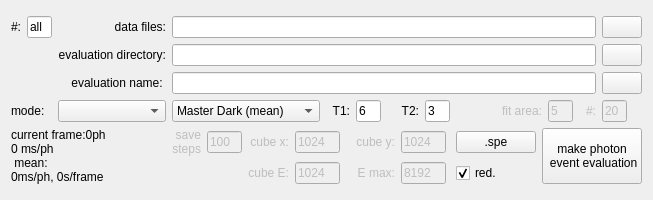
           <widget class="QWidget" name="widget_6" native="true">
            <property name="minimumSize">
             <size>
              <width>550</width>
              <height>200</height>
             </size>
            </property>
            <layout class="QVBoxLayout" name="verticalLayout_5">
             <item>
              <layout class="QGridLayout" name="gridLayout_2">
               <item row="3" column="0" colspan="2">
                <widget class="QLabel" name="label_11">
                 <property name="text">
                  <string>mode:</string>
                 </property>
                </widget>
               </item>
               <item row="3" column="23">
                <widget class="QLineEdit" name="entry_rolling_dark_no">
                 <property name="enabled">
                  <bool>false</bool>
                 </property>
                 <property name="sizePolicy">
                  <sizepolicy hsizetype="Preferred" vsizetype="Fixed">
                   <horstretch>0</horstretch>
                   <verstretch>0</verstretch>
                  </sizepolicy>
                 </property>
                 <property name="maximumSize">
                  <size>
                   <width>25</width>
                   <height>16777215</height>
                  </size>
                 </property>
                 <property name="text">
                  <string>20</string>
                 </property>
                </widget>
               </item>
               <item row="5" column="16">
                <widget class="QLabel" name="label_emax">
                 <property name="enabled">
                  <bool>false</bool>
                 </property>
                 <property name="text">
                  <string>E max:</string>
                 </property>
                 <property name="alignment">
                  <set>Qt::AlignRight|Qt::AlignTrailing|Qt::AlignVCenter</set>
                 </property>
                </widget>
               </item>
               <item row="0" column="23">
                <widget class="QPushButton" name="button_get_data_filenames">
                 <property name="text">
                  <string/>
                 </property>
                 <property name="icon">
                  <iconset>
                   <normaloff>../icons/file-open.png</normaloff>../icons/file-open.png</iconset>
                 </property>
                </widget>
               </item>
               <item row="4" column="16">
                <widget class="QLabel" name="label_cube_y">
                 <property name="enabled">
                  <bool>false</bool>
                 </property>
                 <property name="text">
                  <string>cube y:</string>
                 </property>
                 <property name="alignment">
                  <set>Qt::AlignRight|Qt::AlignTrailing|Qt::AlignVCenter</set>
                 </property>
                </widget>
               </item>
               <item row="4" column="13">
                <widget class="QLabel" name="label_cube_x">
                 <property name="enabled">
                  <bool>false</bool>
                 </property>
                 <property name="text">
                  <string>cube x:</string>
                 </property>
                 <property name="alignment">
                  <set>Qt::AlignRight|Qt::AlignTrailing|Qt::AlignVCenter</set>
                 </property>
                </widget>
               </item>
               <item row="4" column="11">
                <widget class="QLabel" name="label_savesteps">
                 <property name="enabled">
                  <bool>false</bool>
                 </property>
                 <property name="toolTip">
                  <string>&lt;html&gt;&lt;head/&gt;&lt;body&gt;&lt;p&gt;number of files after which the cube is writtten to the disk. Set to 1 if you want to save every single step (not recommended).&lt;/p&gt;&lt;/body&gt;&lt;/html&gt;</string>
                 </property>
                 <property name="text">
                  <string>save
steps</string>
                 </property>
                 <property name="alignment">
                  <set>Qt::AlignRight|Qt::AlignTrailing|Qt::AlignVCenter</set>
                 </property>
                </widget>
               </item>
               <item row="5" column="13">
                <widget class="QLabel" name="label_cube_e">
                 <property name="enabled">
                  <bool>false</bool>
                 </property>
                 <property name="minimumSize">
                  <size>
                   <width>0</width>
                   <height>0</height>
                  </size>
                 </property>
                 <property name="baseSize">
                  <size>
                   <width>0</width>
                   <height>0</height>
                  </size>
                 </property>
                 <property name="text">
                  <string>cube E:</string>
                 </property>
                 <property name="alignment">
                  <set>Qt::AlignRight|Qt::AlignTrailing|Qt::AlignVCenter</set>
                 </property>
                </widget>
               </item>
               <item row="1" column="2" colspan="9">
                <widget class="QLabel" name="label_5">
                 <property name="minimumSize">
                  <size>
                   <width>100</width>
                   <height>0</height>
                  </size>
                 </property>
                 <property name="text">
                  <string>evaluation directory:</string>
                 </property>
                 <property name="alignment">
                  <set>Qt::AlignRight|Qt::AlignTrailing|Qt::AlignVCenter</set>
                 </property>
                </widget>
               </item>
               <item row="3" column="17">
                <widget class="QLabel" name="label_T2">
                 <property name="toolTip">
                  <string>&lt;html&gt;&lt;head/&gt;&lt;body&gt;&lt;p&gt;Like noise threshold 1 but used for pixels surroundingthe event center in spe-modes &amp;quot;clustering&amp;quot; and &amp;quot;4px-Area-Clustering&amp;quot;.&lt;/p&gt;&lt;/body&gt;&lt;/html&gt;</string>
                 </property>
                 <property name="text">
                  <string>T2:</string>
                 </property>
                 <property name="alignment">
                  <set>Qt::AlignRight|Qt::AlignTrailing|Qt::AlignVCenter</set>
                 </property>
                </widget>
               </item>
               <item row="2" column="23">
                <widget class="QPushButton" name="button_get_eval_name">
                 <property name="text">
                  <string/>
                 </property>
                 <property name="icon">
                  <iconset>
                   <normaloff>../icons/file-open.png</normaloff>../icons/file-open.png</iconset>
                 </property>
                </widget>
               </item>
               <item row="5" column="17" colspan="2">
                <widget class="QLineEdit" name="entry_emax">
                 <property name="enabled">
                  <bool>false</bool>
                 </property>
                 <property name="sizePolicy">
                  <sizepolicy hsizetype="Preferred" vsizetype="Fixed">
                   <horstretch>0</horstretch>
                   <verstretch>0</verstretch>
                  </sizepolicy>
                 </property>
                 <property name="maximumSize">
                  <size>
                   <width>45</width>
                   <height>16777215</height>
                  </size>
                 </property>
                 <property name="text">
                  <string>8192</string>
                 </property>
                </widget>
               </item>
               <item row="3" column="19" colspan="2">
                <widget class="QLabel" name="label_fitarea">
                 <property name="enabled">
                  <bool>false</bool>
                 </property>
                 <property name="toolTip">
                  <string>&lt;html&gt;&lt;head/&gt;&lt;body&gt;&lt;p&gt;Defines the pixel number of the square edge used for&amp;quot;gaussian model fit&amp;quot; spe-mode. For odd numbers themaximum is in the middle pixel of the square&lt;/p&gt;&lt;/body&gt;&lt;/html&gt;</string>
                 </property>
                 <property name="text">
                  <string>  fit area:</string>
                 </property>
                 <property name="alignment">
                  <set>Qt::AlignRight|Qt::AlignTrailing|Qt::AlignVCenter</set>
                 </property>
                </widget>
               </item>
               <item row="1" column="23">
                <widget class="QPushButton" name="button_get_eval_dir">
                 <property name="text">
                  <string/>
                 </property>
                 <property name="icon">
                  <iconset>
                   <normaloff>../icons/file-open.png</normaloff>../icons/file-open.png</iconset>
                 </property>
                </widget>
               </item>
               <item row="3" column="16">
                <widget class="QLineEdit" name="entry_sig_fac_1">
                 <property name="sizePolicy">
                  <sizepolicy hsizetype="Preferred" vsizetype="Fixed">
                   <horstretch>0</horstretch>
                   <verstretch>0</verstretch>
                  </sizepolicy>
                 </property>
                 <property name="maximumSize">
                  <size>
                   <width>25</width>
                   <height>16777215</height>
                  </size>
                 </property>
                 <property name="toolTip">
                  <string>&lt;html&gt;&lt;head/&gt;&lt;body&gt;&lt;p&gt;Factor for first noise threshold = factor x noise. Used for identification of photon event centerpixels for all spe-modes.&lt;/p&gt;&lt;/body&gt;&lt;/html&gt;</string>
                 </property>
                 <property name="text">
                  <string>6</string>
                 </property>
                </widget>
               </item>
               <item row="2" column="11" colspan="12">
                <widget class="QLineEdit" name="entry_eval_name">
                 <property name="text">
                  <string/>
                 </property>
                </widget>
               </item>
               <item row="1" column="11" colspan="12">
                <widget class="QLineEdit" name="entry_path_eval">
                 <property name="text">
                  <string/>
                 </property>
                </widget>
               </item>
               <item row="2" column="2" colspan="9">
                <widget class="QLabel" name="label_6">
                 <property name="text">
                  <string>evaluation name: </string>
                 </property>
                 <property name="alignment">
                  <set>Qt::AlignRight|Qt::AlignTrailing|Qt::AlignVCenter</set>
                 </property>
                </widget>
               </item>
               <item row="0" column="2" colspan="9">
                <widget class="QLabel" name="label_4">
                 <property name="minimumSize">
                  <size>
                   <width>0</width>
                   <height>0</height>
                  </size>
                 </property>
                 <property name="text">
                  <string>data files:</string>
                 </property>
                 <property name="alignment">
                  <set>Qt::AlignRight|Qt::AlignTrailing|Qt::AlignVCenter</set>
                 </property>
                </widget>
               </item>
               <item row="4" column="17" colspan="2">
                <widget class="QLineEdit" name="entry_cube_y">
                 <property name="enabled">
                  <bool>false</bool>
                 </property>
                 <property name="sizePolicy">
                  <sizepolicy hsizetype="Preferred" vsizetype="Fixed">
                   <horstretch>0</horstretch>
                   <verstretch>0</verstretch>
                  </sizepolicy>
                 </property>
                 <property name="minimumSize">
                  <size>
                   <width>0</width>
                   <height>0</height>
                  </size>
                 </property>
                 <property name="maximumSize">
                  <size>
                   <width>45</width>
                   <height>16777215</height>
                  </size>
                 </property>
                 <property name="text">
                  <string>1024</string>
                 </property>
                </widget>
               </item>
               <item row="4" column="0" rowspan="2" colspan="11">
                <widget class="QLabel" name="label_efficiency_meas">
                 <property name="sizePolicy">
                  <sizepolicy hsizetype="Expanding" vsizetype="Preferred">
                   <horstretch>0</horstretch>
                   <verstretch>0</verstretch>
                  </sizepolicy>
                 </property>
                 <property name="minimumSize">
                  <size>
                   <width>0</width>
                   <height>0</height>
                  </size>
                 </property>
                 <property name="text">
                  <string>current frame:0ph
0 ms/ph
 mean:
0ms/ph, 0s/frame</string>
                 </property>
                </widget>
               </item>
               <item row="0" column="11" colspan="12">
                <widget class="QLineEdit" name="entry_path_data">
                 <property name="text">
                  <string/>
                 </property>
                </widget>
               </item>
               <item row="3" column="21">
                <widget class="QLineEdit" name="entry_squ_a">
                 <property name="enabled">
                  <bool>false</bool>
                 </property>
                 <property name="sizePolicy">
                  <sizepolicy hsizetype="Preferred" vsizetype="Fixed">
                   <horstretch>0</horstretch>
                   <verstretch>0</verstretch>
                  </sizepolicy>
                 </property>
                 <property name="maximumSize">
                  <size>
                   <width>25</width>
                   <height>16777215</height>
                  </size>
                 </property>
                 <property name="toolTip">
                  <string>&lt;html&gt;&lt;head/&gt;&lt;body&gt;&lt;p&gt;Defines the pixel number of the square edge used for&amp;quot;gaussian model fit&amp;quot; spe-mode. For odd numbers themaximum is in the middle pixel of the square&lt;/p&gt;&lt;/body&gt;&lt;/html&gt;</string>
                 </property>
                 <property name="text">
                  <string>5</string>
                 </property>
                </widget>
               </item>
               <item row="4" column="19">
                <widget class="QPushButton" name="button_store_mode">
                 <property name="minimumSize">
                  <size>
                   <width>34</width>
                   <height>0</height>
                  </size>
                 </property>
                 <property name="text">
                  <string>.spe</string>
                 </property>
                </widget>
               </item>
               <item row="5" column="19">
                <widget class="QCheckBox" name="check_spe_red">
                 <property name="toolTip">
                  <string>&lt;html&gt;&lt;head/&gt;&lt;body&gt;&lt;p&gt;reduced data storage for .spe file. If unchecked, ADUs of all pixels for each event will be stored, too.&lt;/p&gt;&lt;/body&gt;&lt;/html&gt;</string>
                 </property>
                 <property name="text">
                  <string>red.</string>
                 </property>
                 <property name="checked">
                  <bool>true</bool>
                 </property>
                </widget>
               </item>
               <item row="0" column="0">
                <widget class="QLabel" name="label_12">
                 <property name="text">
                  <string>#:</string>
                 </property>
                </widget>
               </item>
               <item row="3" column="15">
                <widget class="QLabel" name="label_T1">
                 <property name="toolTip">
                  <string>&lt;html&gt;&lt;head/&gt;&lt;body&gt;&lt;p&gt;Factor for first noise threshold = factor x noise. Used for identification of photon event centerpixels for all spe-modes.&lt;/p&gt;&lt;/body&gt;&lt;/html&gt;</string>
                 </property>
                 <property name="text">
                  <string>  T1:</string>
                 </property>
                 <property name="alignment">
                  <set>Qt::AlignRight|Qt::AlignTrailing|Qt::AlignVCenter</set>
                 </property>
                </widget>
               </item>
               <item row="4" column="12">
                <widget class="QLineEdit" name="entry_savesteps">
                 <property name="enabled">
                  <bool>false</bool>
                 </property>
                 <property name="maximumSize">
                  <size>
                   <width>35</width>
                   <height>16777215</height>
                  </size>
                 </property>
                 <property name="toolTip">
                  <string>&lt;html&gt;&lt;head/&gt;&lt;body&gt;&lt;p&gt;number of files after which the cube is writtten to the disk. Set to 1 if you want to save every single step (not recommended).&lt;/p&gt;&lt;/body&gt;&lt;/html&gt;</string>
                 </property>
                 <property name="text">
                  <string>100</string>
                 </property>
                </widget>
               </item>
               <item row="4" column="20" rowspan="2" colspan="4">
                <widget class="QPushButton" name="button_make_spe">
                 <property name="sizePolicy">
                  <sizepolicy hsizetype="Preferred" vsizetype="Preferred">
                   <horstretch>0</horstretch>
                   <verstretch>0</verstretch>
                  </sizepolicy>
                 </property>
                 <property name="minimumSize">
                  <size>
                   <width>0</width>
                   <height>50</height>
                  </size>
                 </property>
                 <property name="text">
                  <string>make photon
 event evaluation</string>
                 </property>
                </widget>
               </item>
               <item row="3" column="18">
                <widget class="QLineEdit" name="entry_sig_fac_2">
                 <property name="sizePolicy">
                  <sizepolicy hsizetype="Preferred" vsizetype="Fixed">
                   <horstretch>0</horstretch>
                   <verstretch>0</verstretch>
                  </sizepolicy>
                 </property>
                 <property name="maximumSize">
                  <size>
                   <width>25</width>
                   <height>16777215</height>
                  </size>
                 </property>
                 <property name="toolTip">
                  <string>&lt;html&gt;&lt;head/&gt;&lt;body&gt;&lt;p&gt;Like noise threshold 1 but used for pixels surroundingthe event center in spe-modes &amp;quot;clustering&amp;quot; and &amp;quot;4px-Area-Clustering&amp;quot;.&lt;/p&gt;&lt;/body&gt;&lt;/html&gt;</string>
                 </property>
                 <property name="text">
                  <string>3</string>
                 </property>
                </widget>
               </item>
               <item row="3" column="22">
                <widget class="QLabel" name="label_num_rol_dark">
                 <property name="enabled">
                  <bool>false</bool>
                 </property>
                 <property name="text">
                  <string>  #:</string>
                 </property>
                 <property name="alignment">
                  <set>Qt::AlignRight|Qt::AlignTrailing|Qt::AlignVCenter</set>
                 </property>
                </widget>
               </item>
               <item row="0" column="1">
                <widget class="QLineEdit" name="entry_data_num">
                 <property name="sizePolicy">
                  <sizepolicy hsizetype="Preferred" vsizetype="Fixed">
                   <horstretch>0</horstretch>
                   <verstretch>0</verstretch>
                  </sizepolicy>
                 </property>
                 <property name="maximumSize">
                  <size>
                   <width>25</width>
                   <height>16777215</height>
                  </size>
                 </property>
                 <property name="toolTip">
                  <string>&lt;html&gt;&lt;head/&gt;&lt;body&gt;&lt;p&gt;number of frames (N) to use in spe evaluation (first N frames). If &amp;quot;all&amp;quot; or &amp;quot;-1&amp;quot; is set, all frames are used.&lt;/p&gt;&lt;/body&gt;&lt;/html&gt;</string>
                 </property>
                 <property name="text">
                  <string>all</string>
                 </property>
                </widget>
               </item>
               <item row="4" column="14" colspan="2">
                <widget class="QLineEdit" name="entry_cube_x">
                 <property name="enabled">
                  <bool>false</bool>
                 </property>
                 <property name="sizePolicy">
                  <sizepolicy hsizetype="Preferred" vsizetype="Fixed">
                   <horstretch>0</horstretch>
                   <verstretch>0</verstretch>
                  </sizepolicy>
                 </property>
                 <property name="maximumSize">
                  <size>
                   <width>45</width>
                   <height>16777215</height>
                  </size>
                 </property>
                 <property name="text">
                  <string>1024</string>
                 </property>
                </widget>
               </item>
               <item row="5" column="14" colspan="2">
                <widget class="QLineEdit" name="entry_cube_e">
                 <property name="enabled">
                  <bool>false</bool>
                 </property>
                 <property name="sizePolicy">
                  <sizepolicy hsizetype="Preferred" vsizetype="Fixed">
                   <horstretch>0</horstretch>
                   <verstretch>0</verstretch>
                  </sizepolicy>
                 </property>
                 <property name="maximumSize">
                  <size>
                   <width>45</width>
                   <height>16777215</height>
                  </size>
                 </property>
                 <property name="text">
                  <string>1024</string>
                 </property>
                </widget>
               </item>
               <item row="3" column="11" colspan="4">
                <widget class="QComboBox" name="comboBox_spe_dark">
                 <property name="sizePolicy">
                  <sizepolicy hsizetype="Expanding" vsizetype="Fixed">
                   <horstretch>0</horstretch>
                   <verstretch>0</verstretch>
                  </sizepolicy>
                 </property>
                 <item>
                  <property name="text">
                   <string>Master Dark (mean)</string>
                  </property>
                 </item>
                 <item>
                  <property name="text">
                   <string>Master Dark (median)</string>
                  </property>
                 </item>
                 <item>
                  <property name="text">
                   <string>Rolling Dark</string>
                  </property>
                 </item>
                </widget>
               </item>
               <item row="3" column="2" colspan="9">
                <widget class="QComboBox" name="comboBox_spe_mode">
                 <property name="sizePolicy">
                  <sizepolicy hsizetype="Expanding" vsizetype="Fixed">
                   <horstretch>0</horstretch>
                   <verstretch>0</verstretch>
                  </sizepolicy>
                 </property>
                 <property name="minimumSize">
                  <size>
                   <width>0</width>
                   <height>0</height>
                  </size>
                 </property>
                </widget>
               </item>
              </layout>
             </item>
            </layout>
           </widget>
